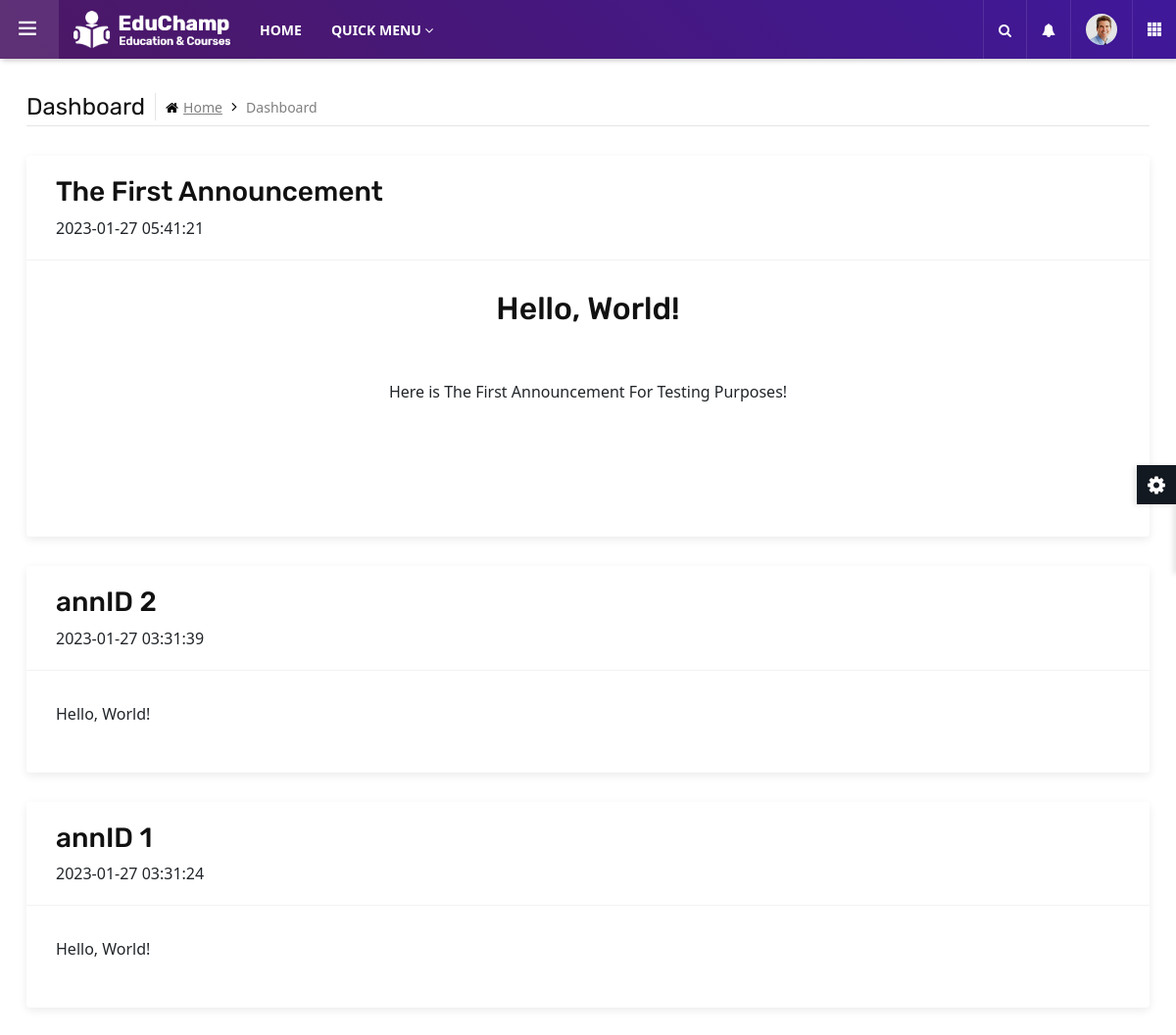
The page /dashboardParent.php (signed in) on the database its author committed.
### tables this page shows
CREATE TABLE `announcement` (
  `annID` int(11) NOT NULL,
  `annDate` timestamp NOT NULL DEFAULT current_timestamp(),
  `annTitle` text NOT NULL,
  `annText` longtext NOT NULL,
  `annStatus` tinyint(1) NOT NULL DEFAULT 0,
  `tIC` char(12) DEFAULT NULL
);

### dashboardParent.php (the view, shortened to what this page needs)
	<?php
		include "leftSideBarParent.php";
		include "dbconnect.php";
	?>
	<main class="ttr-wrapper">
		<div class="container-fluid">
			<div class="db-breadcrumb">
				<h4 class="breadcrumb-title">Dashboard</h4>
				<ul class="db-breadcrumb-list">
					<li><a href="#"><i class="fa fa-home"></i>Home</a></li>
					<li>Dashboard</li>
				</ul>
			</div>
			<div class="row">
					<?php
					$query = "SELECT * FROM Announcement WHERE annStatus = 1 ORDER BY annID DESC" ;
					$result = mysqli_query($con, $query);
					while( $row = mysqli_fetch_array($result)){
						echo "
						<div class='col-lg-12 m-b30'>
						<div class='widget-box'>
							<div class='wc-title'>
								<h3>$row[annTitle]</h3>
								<time>$row[annDate]</time>
							</div>
							<div class='widget-inner'>
								$row[annText]
							</div>
						</div>
						</div>
						";
					}
					?>
					</div>
				</div>
	</main>
</body>
</html>

### assets/css/typography.css (style rules this page uses)
body { background-color: #fff; font-family: Rubik; font-size: 16px; font-weight: 400; color:#505050; padding: 0; margin: 0; overflow-x: hidden; -webkit-font-smoothing: antialiased; font-smoothing: antialiased; -moz-osx-font-smoothing: grayscale; scroll-behavior: smooth; }
section, article, aside, details, figcaption, figure, footer, header, hgroup, main, menu, nav, summary { display: block; }
p, address, pre, hr, ul, ol, dl, dd, table { margin-bottom: 24px; }
p { line-height: 28px; margin-bottom: 24px; }
h1, h2, h3, h4, h5, h6 { color: #111111; font-family: rubik; margin-top:0; }
h2 { font-size: 32px; line-height: 45px; margin-bottom: 25px; font-weight: 700; }
h3 { font-size: 28px; line-height: 35px; margin-bottom: 20px; font-weight: 700; }
h4 { font-size: 22px; line-height: 28px; margin-bottom: 15px; font-weight: 500; }
dl, ul, ol { list-style-position: outside; padding: 0; }
ul, ol { margin-bottom: 24px; }
ul li, ol li { padding: 0; }
.m-b30 { margin-bottom: 30px; }

### assets/css/dashboard.css (style rules this page uses)
.ttr-pinned-sidebar.ttr-opened-sidebar .ttr-wrapper { margin-left: 300px; }
.ttr-pinned-sidebar .ttr-wrapper { margin-left: 0; }
.ttr-wrapper { padding-top: 95px; -webkit-transition: margin 200ms cubic-bezier(0.215, 0.610, 0.355, 1.000); -moz-transition: margin 200ms cubic-bezier(0.215, 0.610, 0.355, 1.000); -o-transition: margin 200ms cubic-bezier(0.215, 0.610, 0.355, 1.000); transition: margin 200ms cubic-bezier(0.215, 0.610, 0.355, 1.000); }
.ttr-wrapper { padding-left:15px; padding-right:15px; }
.db-breadcrumb { display:flex; align-items: center; border-bottom: 1px solid rgba(0,0,0,0.1); padding-bottom: 5px; margin-bottom: 30px; }
.db-breadcrumb-list { list-style:none; margin:0; padding:0; }
.breadcrumb-title { margin-bottom: 0; font-weight: 400; border-right: 1px solid rgba(0,0,0,0.1); padding-right: 10px; margin-right: 10px; line-height: 28px; }
.db-breadcrumb-list li { display: inline-block; color: #7f7f7f; font-size: 14px; padding: 0 20px 0px 0; position:relative; }
.db-breadcrumb-list li i { margin-right:5px; color:#000; }
.db-breadcrumb-list li a { color:#7f7f7f; }
.db-breadcrumb-list li:last-child { padding-right:0; }
.db-breadcrumb-list li:after { font-family: FontAwesome; content: "\f105"; position: absolute; color: #000; right: 5px; font-size: 15px; top: -1px; }
.db-breadcrumb-list li:last-child:after { content:none; }
.widget-box { background-color: #fff; box-shadow:0 3px 10px 0px rgba(0,0,0,.08); border-radius: 4px; height: 100%; }
.widget-box .widget-inner { padding:30px; }
.widget-box .wc-title { border-bottom:1px solid rgba(0,0,0,0.05); padding:20px 30px; }
@media only screen and (max-width: 1200px) { .ttr-pinned-sidebar .ttr-wrapper { margin-left: 310px; } }
@media only screen and (max-width: 1200px) { .ttr-pinned-sidebar.ttr-opened-sidebar .ttr-wrapper { margin-left: 0; } }

### assets/css/color/color-1.css (style rules this page uses)
:root { --primary: #4c1864; --sc-primary: #4d0a91; }

### rows shown on the page
announcement: annTitle "The First Announcement", annDate "2023-01-27 05:41:21", annText "Hello, World! Here is The First Announcement For Testing Purposes!"
announcement: annTitle "annID 2", annDate "2023-01-27 03:31:39", annText "Hello, World!"
announcement: annTitle "annID 1", annDate "2023-01-27 03:31:24", annText "Hello, World!"
